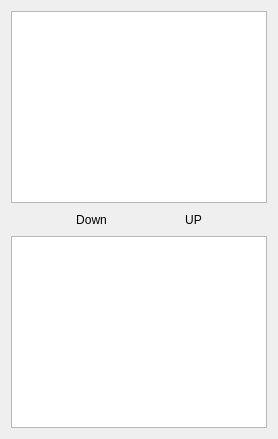
             <widget class="QWidget" name="Page_Transfer">
              <layout class="QHBoxLayout" name="horizontalLayout_13">
               <item>
                <layout class="QVBoxLayout" name="verticalLayout_10">
                 <item>
                  <widget class="QTreeView" name="treeView"/>
                 </item>
                 <item>
                  <layout class="QHBoxLayout" name="horizontalLayout_12">
                   <item>
                    <widget class="QToolButton" name="TBStart_11">
                     <property name="text">
                      <string>Down</string>
                     </property>
                     <property name="icon">
                      <iconset resource="icon.qrc">
                       <normaloff>:/menu/icons/icons8-play-50.png</normaloff>:/menu/icons/icons8-play-50.png</iconset>
                     </property>
                     <property name="iconSize">
                      <size>
                       <width>20</width>
                       <height>20</height>
                      </size>
                     </property>
                     <property name="autoRepeat">
                      <bool>false</bool>
                     </property>
                     <property name="toolButtonStyle">
                      <enum>Qt::ToolButtonTextUnderIcon</enum>
                     </property>
                     <property name="autoRaise">
                      <bool>true</bool>
                     </property>
                    </widget>
                   </item>
                   <item>
                    <widget class="QToolButton" name="TBStart_10">
                     <property name="text">
                      <string>UP</string>
                     </property>
                     <property name="icon">
                      <iconset resource="icon.qrc">
                       <normaloff>:/menu/icons/icons8-play-50.png</normaloff>:/menu/icons/icons8-play-50.png</iconset>
                     </property>
                     <property name="iconSize">
                      <size>
                       <width>20</width>
                       <height>20</height>
                      </size>
                     </property>
                     <property name="autoRepeat">
                      <bool>false</bool>
                     </property>
                     <property name="toolButtonStyle">
                      <enum>Qt::ToolButtonTextUnderIcon</enum>
                     </property>
                     <property name="autoRaise">
                      <bool>true</bool>
                     </property>
                    </widget>
                   </item>
                  </layout>
                 </item>
                 <item>
                  <widget class="QTreeView" name="treeView_2"/>
                 </item>
                </layout>
               </item>
              </layout>
             </widget>
